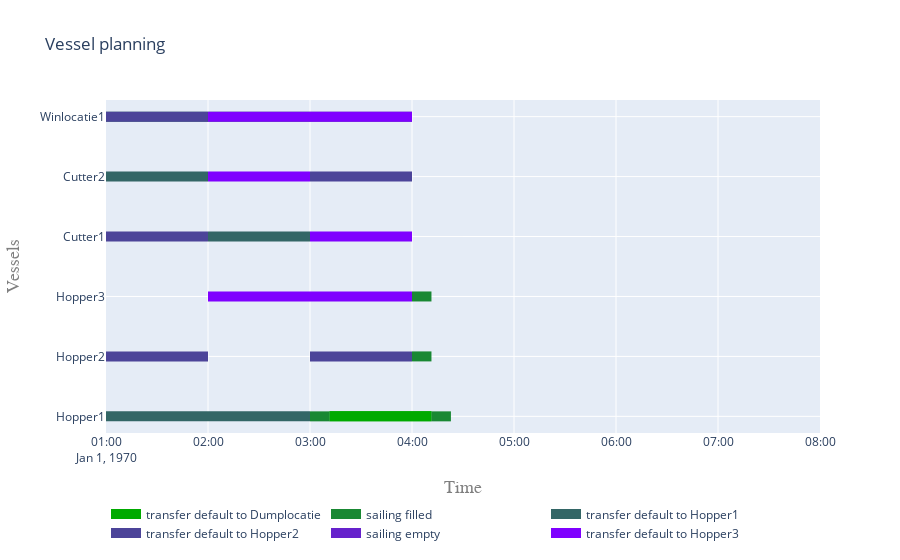

Notebook cell for this chart:
### Code cell
objects = [cutter1, cutter2, hopper1, hopper2, hopper3, from_site]

activities = []
for obj in objects:
    print(set(obj.log["Message"]))
    activities.extend(set(obj.log["Message"]))

activities = list(set(activities))

            
C = np.linspace(0,255, len(activities))
colors = {}

for i in range(len(activities)):
    colors[i] = f'rgb({int(C[i]/2)},{int(C[len(C) - 1 - i]/1.5)},{int(C[i])})'

vessel_planning(objects, activities, colors)

### Figure 1 — Plotly figure (JSON) as saved in the notebook; plotly's stock layout.template omitted (floating-point values rounded to 4 significant figures)
{"data": [{"connectgaps": false, "hoverinfo": "y+name", "line": {"color": "rgb(0,170,0)", "width": 10}, "mode": "lines", "name": "transfer default to Dumplocatie", "type": "scatter", "x": ["1970-01-01T03:11:26.780107", "1970-01-01T03:11:26.780107", "1970-01-01T04:11:26.780107", "1970-01-01T04:11:26.780107", "1970-01-01T04:11:26.780107", "1970-01-01T03:11:26.780107", "1970-01-01T03:11:26.780107", "1970-01-01T04:11:26.780107", "1970-01-01T04:11:26.780107", "1970-01-01T04:11:26.780107"], "y": ["Hopper1", "Hopper1", "Hopper1", "Hopper1", null, "Hopper1", "Hopper1", "Hopper1", "Hopper1", null]}, {"connectgaps": false, "hoverinfo": "y+name", "line": {"color": "rgb(25,136,51)", "width": 10}, "mode": "lines", "name": "sailing filled", "type": "scatter", "x": ["1970-01-01T03:00:00", "1970-01-01T03:00:00", "1970-01-01T03:11:26.780107", "1970-01-01T03:11:26.780107", "1970-01-01T03:11:26.780107", "1970-01-01T03:11:26.780107", "1970-01-01T03:11:26.780107", "1970-01-01T03:11:26.780107", "1970-01-01T03:11:26.780107", "1970-01-01T03:11:26.780107", "1970-01-01T04:11:26.780107", "1970-01-01T04:11:26.780107", "1970-01-01T04:22:53.560213", "1970-01-01T04:22:53.560213", "1970-01-01T04:22:53.560213", "1970-01-01T04:00:00", "1970-01-01T04:00:00", "1970-01-01T04:11:26.780107", "1970-01-01T04:11:26.780107", "1970-01-01T04:11:26.780107", "1970-01-01T04:11:26.780107", "1970-01-01T04:11:26.780107", "1970-01-01T04:11:26.780107", "1970-01-01T04:11:26.780107", "1970-01-01T04:11:26.780107", "1970-01-01T04:00:00", "1970-01-01T04:00:00", "1970-01-01T04:11:26.780107", "1970-01-01T04:11:26.780107", "1970-01-01T04:11:26.780107", "1970-01-01T04:11:26.780107", "1970-01-01T04:11:26.780107", "1970-01-01T04:11:26.780107", "1970-01-01T04:11:26.780107", "1970-01-01T04:11:26.780107"], "y": ["Hopper1", "Hopper1", "Hopper1", "Hopper1", null, "Hopper1", "Hopper1", "Hopper1", "Hopper1", null, "Hopper1", "Hopper1", "Hopper1", "Hopper1", null, "Hopper2", "Hopper2", "Hopper2", "Hopper2", null, "Hopper2", "Hopper2", "Hopper2", "Hopper2", null, "Hopper3", "Hopper3", "Hopper3", "Hopper3", null, "Hopper3", "Hopper3", "Hopper3", "Hopper3", null]}, {"connectgaps": false, "hoverinfo": "y+name", "line": {"color": "rgb(51,102,102)", "width": 10}, "mode": "lines", "name": "transfer default to Hopper1", "type": "scatter", "x": ["1970-01-01T02:00:00", "1970-01-01T02:00:00", "1970-01-01T03:00:00", "1970-01-01T03:00:00", "1970-01-01T03:00:00", "1970-01-01T01:00:00", "1970-01-01T01:00:00", "1970-01-01T02:00:00", "1970-01-01T02:00:00", "1970-01-01T02:00:00", "1970-01-01T01:00:00", "1970-01-01T01:00:00", "1970-01-01T02:00:00", "1970-01-01T02:00:00", "1970-01-01T02:00:00", "1970-01-01T02:00:00", "1970-01-01T02:00:00", "1970-01-01T03:00:00", "1970-01-01T03:00:00", "1970-01-01T03:00:00", "1970-01-01T01:00:00", "1970-01-01T01:00:00", "1970-01-01T02:00:00", "1970-01-01T02:00:00", "1970-01-01T02:00:00", "1970-01-01T02:00:00", "1970-01-01T02:00:00", "1970-01-01T03:00:00", "1970-01-01T03:00:00", "1970-01-01T03:00:00"], "y": ["Cutter1", "Cutter1", "Cutter1", "Cutter1", null, "Cutter2", "Cutter2", "Cutter2", "Cutter2", null, "Hopper1", "Hopper1", "Hopper1", "Hopper1", null, "Hopper1", "Hopper1", "Hopper1", "Hopper1", null, "Winlocatie1", "Winlocatie1", "Winlocatie1", "Winlocatie1", null, "Winlocatie1", "Winlocatie1", "Winlocatie1", "Winlocatie1", null]}, {"connectgaps": false, "hoverinfo": "y+name", "line": {"color": "rgb(76,68,153)", "width": 10}, "mode": "lines", "name": "transfer default to Hopper2", "type": "scatter", "x": ["1970-01-01T01:00:00", "1970-01-01T01:00:00", "1970-01-01T02:00:00", "1970-01-01T02:00:00", "1970-01-01T02:00:00", "1970-01-01T03:00:00", "1970-01-01T03:00:00", "1970-01-01T04:00:00", "1970-01-01T04:00:00", "1970-01-01T04:00:00", "1970-01-01T01:00:00", "1970-01-01T01:00:00", "1970-01-01T02:00:00", "1970-01-01T02:00:00", "1970-01-01T02:00:00", "1970-01-01T03:00:00", "1970-01-01T03:00:00", "1970-01-01T04:00:00", "1970-01-01T04:00:00", "1970-01-01T04:00:00", "1970-01-01T01:00:00", "1970-01-01T01:00:00", "1970-01-01T02:00:00", "1970-01-01T02:00:00", "1970-01-01T02:00:00", "1970-01-01T03:00:00", "1970-01-01T03:00:00", "1970-01-01T04:00:00", "1970-01-01T04:00:00", "1970-01-01T04:00:00"], "y": ["Cutter1", "Cutter1", "Cutter1", "Cutter1", null, "Cutter2", "Cutter2", "Cutter2", "Cutter2", null, "Hopper2", "Hopper2", "Hopper2", "Hopper2", null, "Hopper2", "Hopper2", "Hopper2", "Hopper2", null, "Winlocatie1", "Winlocatie1", "Winlocatie1", "Winlocatie1", null, "Winlocatie1", "Winlocatie1", "Winlocatie1", "Winlocatie1", null]}, {"connectgaps": false, "hoverinfo": "y+name", "line": {"color": "rgb(102,34,204)", "width": 10}, "mode": "lines", "name": "sailing empty", "type": "scatter", "x": ["1970-01-01T01:00:00", "1970-01-01T01:00:00", "1970-01-01T01:00:00", "1970-01-01T01:00:00", "1970-01-01T01:00:00", "1970-01-01T01:00:00", "1970-01-01T01:00:00", "1970-01-01T01:00:00", "1970-01-01T01:00:00", "1970-01-01T01:00:00", "1970-01-01T01:00:00", "1970-01-01T01:00:00", "1970-01-01T01:00:00", "1970-01-01T01:00:00", "1970-01-01T01:00:00", "1970-01-01T01:00:00", "1970-01-01T01:00:00", "1970-01-01T01:00:00", "1970-01-01T01:00:00", "1970-01-01T01:00:00", "1970-01-01T01:00:00", "1970-01-01T01:00:00", "1970-01-01T01:00:00", "1970-01-01T01:00:00", "1970-01-01T01:00:00", "1970-01-01T01:00:00", "1970-01-01T01:00:00", "1970-01-01T01:00:00", "1970-01-01T01:00:00", "1970-01-01T01:00:00"], "y": ["Hopper1", "Hopper1", "Hopper1", "Hopper1", null, "Hopper1", "Hopper1", "Hopper1", "Hopper1", null, "Hopper2", "Hopper2", "Hopper2", "Hopper2", null, "Hopper2", "Hopper2", "Hopper2", "Hopper2", null, "Hopper3", "Hopper3", "Hopper3", "Hopper3", null, "Hopper3", "Hopper3", "Hopper3", "Hopper3", null]}, {"connectgaps": false, "hoverinfo": "y+name", "line": {"color": "rgb(127,0,255)", "width": 10}, "mode": "lines", "name": "transfer default to Hopper3", "type": "scatter", "x": ["1970-01-01T03:00:00", "1970-01-01T03:00:00", "1970-01-01T04:00:00", "1970-01-01T04:00:00", "1970-01-01T04:00:00", "1970-01-01T02:00:00", "1970-01-01T02:00:00", "1970-01-01T03:00:00", "1970-01-01T03:00:00", "1970-01-01T03:00:00", "1970-01-01T02:00:00", "1970-01-01T02:00:00", "1970-01-01T03:00:00", "1970-01-01T03:00:00", "1970-01-01T03:00:00", "1970-01-01T03:00:00", "1970-01-01T03:00:00", "1970-01-01T04:00:00", "1970-01-01T04:00:00", "1970-01-01T04:00:00", "1970-01-01T02:00:00", "1970-01-01T02:00:00", "1970-01-01T03:00:00", "1970-01-01T03:00:00", "1970-01-01T03:00:00", "1970-01-01T03:00:00", "1970-01-01T03:00:00", "1970-01-01T04:00:00", "1970-01-01T04:00:00", "1970-01-01T04:00:00"], "y": ["Cutter1", "Cutter1", "Cutter1", "Cutter1", null, "Cutter2", "Cutter2", "Cutter2", "Cutter2", null, "Hopper3", "Hopper3", "Hopper3", "Hopper3", null, "Hopper3", "Hopper3", "Hopper3", "Hopper3", null, "Winlocatie1", "Winlocatie1", "Winlocatie1", "Winlocatie1", null, "Winlocatie1", "Winlocatie1", "Winlocatie1", "Winlocatie1", null]}], "layout": {"hovermode": "closest", "legend": {"orientation": "h", "x": 0, "y": -0.2}, "title": {"text": "Vessel planning"}, "xaxis": {"range": ["1970-01-01T01:00:00", "1970-01-01T08:00:00"], "title": {"font": {"color": "#7f7f7f", "family": "Courier New, monospace", "size": 18}, "text": "Time"}}, "yaxis": {"title": {"font": {"color": "#7f7f7f", "family": "Courier New, monospace", "size": 18}, "text": "Vessels"}}}}
